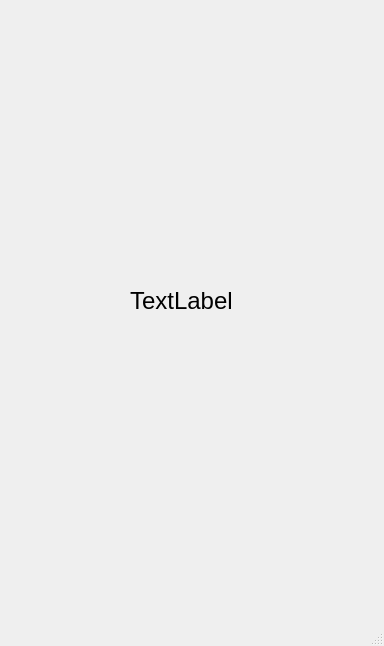
<?xml version="1.0" encoding="UTF-8"?>
<ui version="4.0">
 <class>MainWindow</class>
 <widget class="QMainWindow" name="MainWindow">
  <property name="geometry">
   <rect>
    <x>0</x>
    <y>0</y>
    <width>384</width>
    <height>646</height>
   </rect>
  </property>
  <property name="windowTitle">
   <string>MainWindow</string>
  </property>
  <widget class="QWidget" name="centralwidget">
   <widget class="QLabel" name="label">
    <property name="geometry">
     <rect>
      <x>130</x>
      <y>230</y>
      <width>231</width>
      <height>141</height>
     </rect>
    </property>
    <property name="font">
     <font>
      <pointsize>18</pointsize>
     </font>
    </property>
    <property name="text">
     <string>TextLabel</string>
    </property>
   </widget>
  </widget>
  <widget class="QMenuBar" name="menubar">
   <property name="geometry">
    <rect>
     <x>0</x>
     <y>0</y>
     <width>384</width>
     <height>26</height>
    </rect>
   </property>
  </widget>
  <widget class="QStatusBar" name="statusbar"/>
 </widget>
 <resources/>
 <connections/>
</ui>
